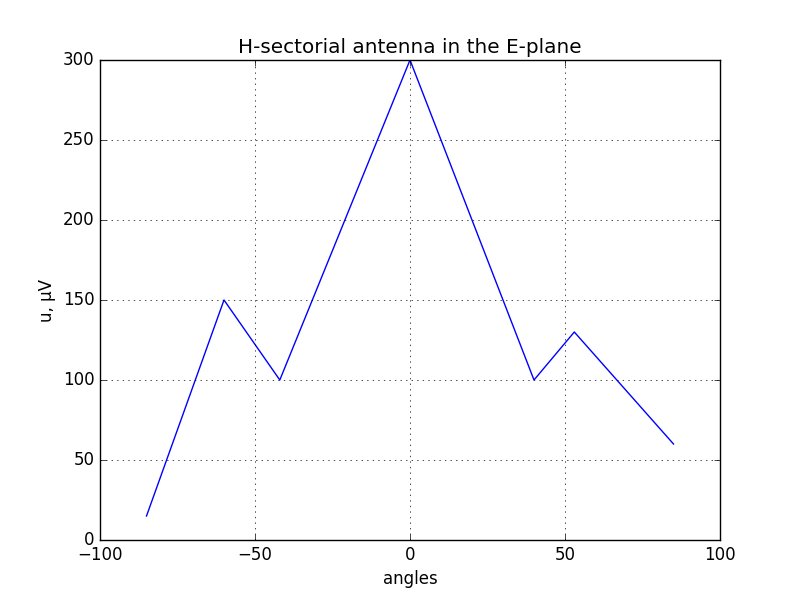

Reproduce this figure in Python.
# Plot of H-sectorial antenna in the E-plane

import matplotlib.pyplot as plt
import numpy as np

angles = np.array([-85, -60, -42, 0, 40, 53, 85])
u = np.array     ([15, 150, 100, 300, 100, 130, 60])

plt.plot(angles, u)
#plt.yscale('log')
plt.title("H-sectorial horn antenna in the E-plane")
plt.xlabel('angles')
plt.ylabel('u, µV')

plt.grid(True)
plt.savefig("h_e.png")
plt.show()